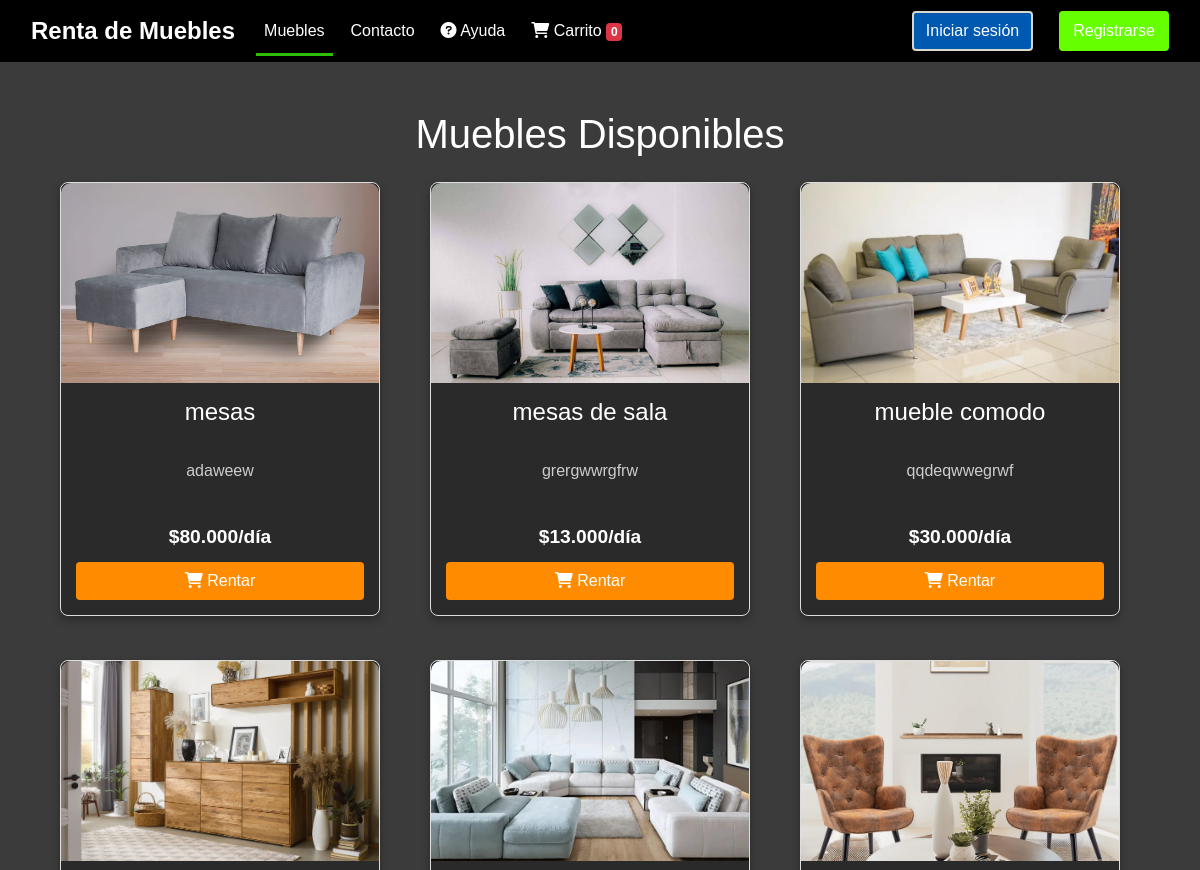
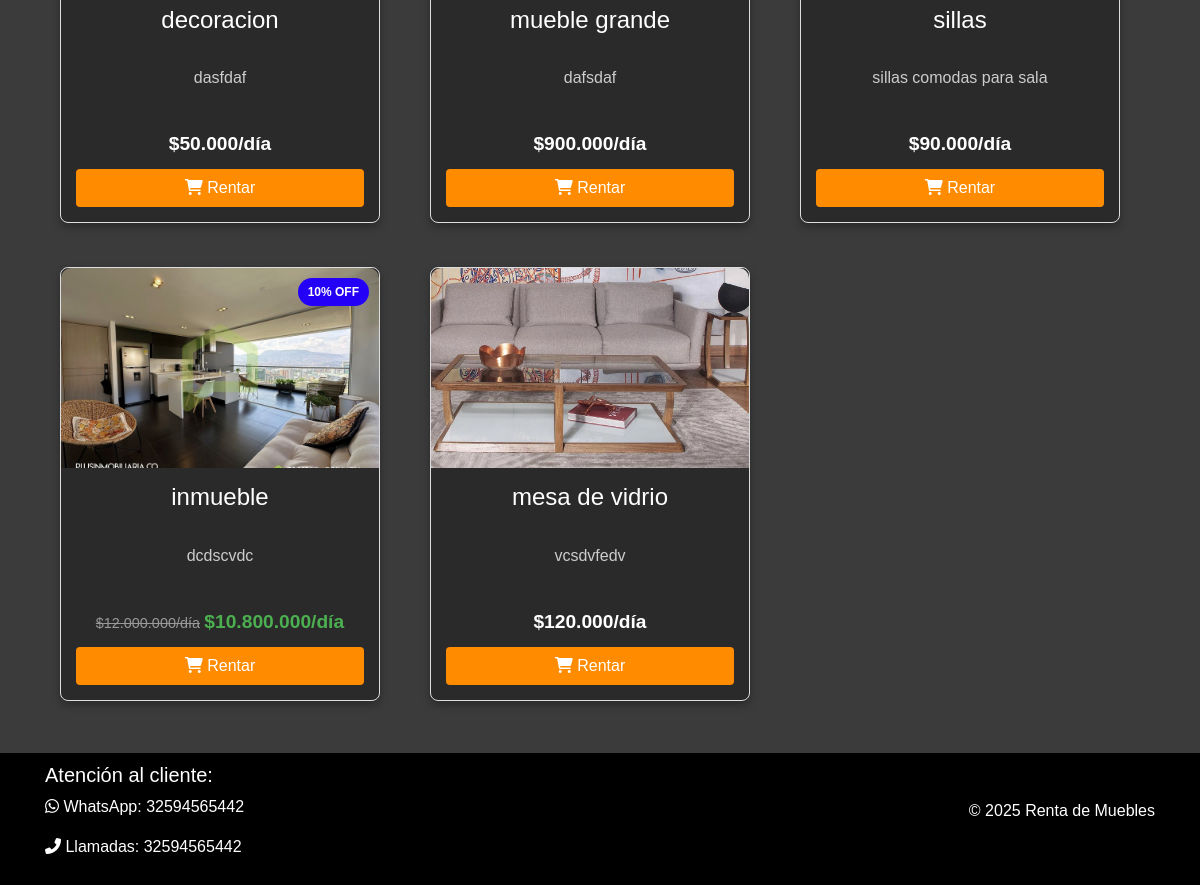
Screenshot of /muebles/ with the database file from the repository (2 pictures, top to bottom).
### muebles/models.py (models this page shows, shortened)
class Mueble(models.Model):
    nombre = models.CharField(max_length=100)
    descripcion = models.TextField()
    precio_diario = models.IntegerField(default=0)
    imagen = models.ImageField(upload_to='muebles/')
    proveedor = models.ForeignKey(Proveedor, on_delete=models.CASCADE)
    descuento = models.IntegerField(default=0)  # Porcentaje de descuento (0-100)
    fecha_inicio_descuento = models.DateField(null=True, blank=True)
    fecha_fin_descuento = models.DateField(null=True, blank=True)
    comision = models.IntegerField(default=10,verbose_name="Comisión de proveedor  (%)")
    @property
    def en_oferta(self):
        hoy = timezone.now().date()
        return (
            self.descuento > 0 and
            (self.fecha_inicio_descuento is None or self.fecha_inicio_descuento <= hoy) and
            (self.fecha_fin_descuento is None or self.fecha_fin_descuento >= hoy)
        )
    @property
    def precio_con_descuento(self):
        if self.en_oferta:
            return int(self.precio_diario * (100 - self.descuento) / 100)
        return self.precio_diario

### muebles/views.py (the view)
# urls.py: path('muebles/', views.muebles_list, name='muebles'),
def muebles_list(request):
    muebles = Mueble.objects.all()
    return render(request, 'muebles/mueble/muebles_list.html', {'muebles': muebles})

### muebles/templates/muebles/mueble/muebles_list.html (shortened to what this page needs)
{% extends 'muebles/barnav.html' %}
{% load static humanize %}
{% block contenedor %}
<div class="container">
    <h1 class="my-4">Muebles Disponibles</h1>
    <div class="row">
        {% for mueble in muebles %}
        <div class="col-md-4 mb-4">
            <div class="card h-100">
                {% if mueble.en_oferta %}
                    <div class="oferta-sticker">{{ mueble.descuento }}% OFF</div>
                {% endif %}
                <img src="{{ mueble.imagen.url }}" class="card-img-top" alt="{{ mueble.nombre }}">
                <div class="card-body d-flex flex-column">
                    <h5 class="card-title">{{ mueble.nombre }}</h5>
                    <p class="card-text">{{ mueble.descripcion|truncatechars:100 }}</p>
                    <div class="mt-auto">
                        {% if mueble.en_oferta %}
                            <div>
                                <span class="precio-original">${{ mueble.precio_diario }}/día</span>
                                <span class="precio-descuento">${{ mueble.precio_con_descuento }}/día</span>
                            </div>
                        {% else %}
                            <span class="precio-normal">${{ mueble.precio_diario }}/día</span>
                        {% endif %}
                        <a href="{% url 'rentar_mueble' mueble.id %}" class="btn btn-rentar">
                            <i class="fas fa-shopping-cart"></i> Rentar
                        </a>
                    </div>
                </div>
            </div>
        </div>
        {% empty %}
        <div class="col-12">
            <div class="alert alert-info">No hay muebles disponibles en este momento.</div>
        </div>
        {% endfor %}
    </div>
</div>
{% endblock %}

### muebles/static/muebles/css/style.css (style rules this page uses)
body { font-family: Arial, sans-serif; background-color: #3b3b3b; color: #ffffff; margin: 0; padding: 0; position: relative; min-height: 100vh; padding-bottom: 60px; box-sizing: border-box; }
.card { background-color: #2a2a2a; border: 1px solid #444; border-radius: 10px; box-shadow: 0 4px 8px rgba(0, 0, 0, 0.3); transition: transform 0.3s ease, box-shadow 0.3s ease; }
.card-img-top { border-radius: 10px 10px 0 0; }
.card-body { padding: 20px; }
.card-title { color: #ffffff; font-size: 1.5rem; }
.card-text { color: #cccccc; }
.content h1, .content p { margin: 20px auto; }

### muebles/static/muebles/css/muebles.css (style rules this page uses)
body { position: relative; min-height: 100vh; padding-bottom: 60px; box-sizing: border-box; }
.card { width: 100%; height: 100%; display: flex; flex-direction: column; justify-content: space-between; }
.card-img-top { width: 100%; height: 200px; object-fit: cover; }
.row { display: flex; flex-wrap: wrap; gap: 20px; justify-content: flex-start; }
.col-md-4 { flex: 0 0 calc(33.333% - 20px); box-sizing: border-box; margin-bottom: 20px; }

### muebles/templates/muebles/mueble/muebles_list.html (style rules this page uses)
.card { position: relative; transition: transform 0.3s; margin-bottom: 20px; border: 1px solid #ddd; border-radius: 8px; overflow: hidden; }
.card-img-top { height: 200px; object-fit: cover; }
.card-body { padding: 15px; }
.oferta-sticker { position: absolute; top: 10px; right: 10px; background-color: #2500f7; color: white; padding: 5px 10px; border-radius: 20px; font-size: 12px; font-weight: bold; z-index: 1; }
.precio-original { text-decoration: line-through; color: #999; font-size: 0.9em; }
.precio-descuento { color: #4CAF50; font-weight: bold; font-size: 1.2em; }
.precio-normal { font-weight: bold; font-size: 1.2em; color: white; }
.btn-rentar { background-color: #ff8c00; color: white; width: 100%; margin-top: 10px; transition: background-color 0.3s; }

### rows the page displays
Mueble: imagen (picture), nombre "mesas", descripcion "adaweew", precio_diario "80.000"
Mueble: imagen (picture), nombre "mesas de sala", descripcion "grergwwrgfrw", precio_diario "13.000"
Mueble: imagen (picture), nombre "mueble comodo", descripcion "qqdeqwwegrwf", precio_diario "30.000"
Mueble: imagen (picture), nombre "decoracion", descripcion "dasfdaf", precio_diario "50.000"
Mueble: imagen (picture), nombre "mueble grande", descripcion "dafsdaf", precio_diario "900.000"
Mueble: imagen (picture), nombre "sillas", descripcion "sillas comodas para sala", precio_diario "90.000"
Mueble: descuento "10", imagen (picture), nombre "inmueble", descripcion "dcdscvdc", precio_diario "12.000.000", precio_con_descuento "10.800.000"
Mueble: imagen (picture), nombre "mesa de vidrio", descripcion "vcsdvfedv", precio_diario "120.000"
